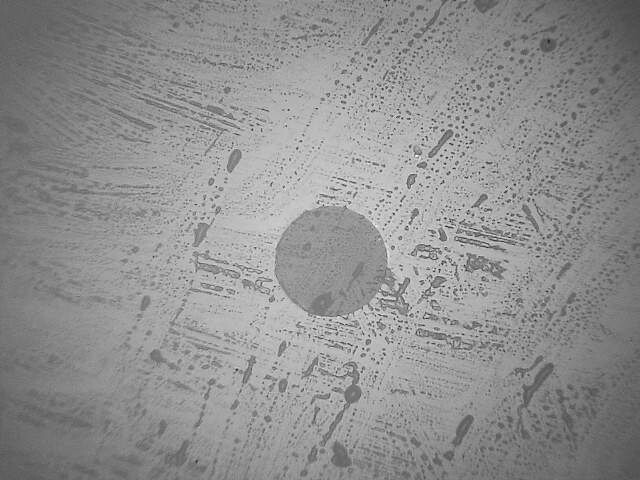
#> input picture a1.png, 640 x 480 px
$ python CannyTest_backup.py   (older library calls are emulated)
#> lines starting #> are read from the running program, lines starting #| are printed output that depends on the picture; after the words box and inside, x2 and y2 are one past the last pixel; in counts of white or black regions, pixels touching at a corner belong together; long printed decimals are rounded
#!/usr/bin/env python
# -*- coding: utf-8 -*-
# @Time    : 2018/5/22 10:50
# @Author  : zhuohf1
# @File    : CannyTest.py
import cv2
import numpy as np

src_img = cv2.imread('a1.png')
#> src_img is the input picture: shape (480, 640, 3); min 18, max 255, mean 143.7
dst_img = src_img.copy()
graySrc = cv2.cvtColor(src_img, cv2.COLOR_BGR2GRAY)

# 二值化
threshold = cv2.adaptiveThreshold(graySrc, 255, cv2.ADAPTIVE_THRESH_MEAN_C, cv2.THRESH_BINARY, 221, 2)
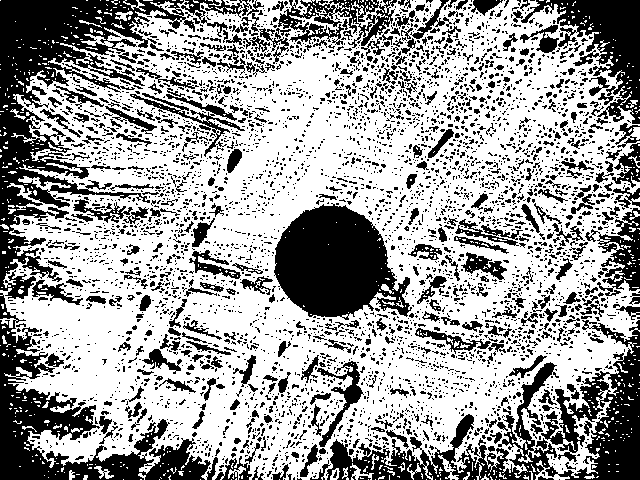
#> threshold: shape (480, 640); 62.8% white; 4558 black regions (4098 under 20 px)
image, contours, hierarchy = cv2.findContours(threshold, cv2.RETR_TREE, cv2.CHAIN_APPROX_SIMPLE)
#> contours = 6407 contours, 5597 with area under 20; largest, box (x1, y1, x2, y2) and area: (0, 0, 640, 480) 248380, (273, 203, 413, 318) 10970, (540, 370, 611, 454) 2139, (316, 360, 364, 448) 1089, (414, 327, 492, 355) 695
contours2 = [x for x in contours if cv2.contourArea(x) < 100000 and cv2.contourArea(x) > 5000]
#> contours2 = 1 contour; box (x1, y1, x2, y2) and area: (273, 203, 413, 318) 10970

copyImg = None
for contour in contours2:
    x, y, w, h = cv2.boundingRect(contour)
    print("rect={},{},{},{}".format(x, y, w, h))
    copyImg = graySrc[y - 5:y + h + 5, x - 5:x + w + 5]
#> this loop made 1 pass
#> (x, y, w, h) on pass 1: (273, 203, 140, 115)
#| rect=273,203,140,115
#> pass 1, `copyImg = graySrc[y - 5:y + h + 5, x - 5:x + w + 5]`:
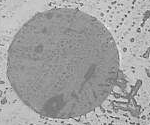
#> copyImg: shape (125, 150); min 50, max 242, mean 161.6

copyImg = cv2.medianBlur(copyImg,9)
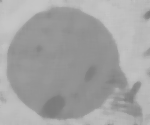
#> copyImg: shape (125, 150); min 123, max 199, mean 163.5
circles = cv2.HoughCircles(copyImg, cv2.HOUGH_GRADIENT,
                           dp=1.7,  # 1.5    2
                           minDist=480,  # 480
                           param1=100,  # 120
                           param2=52,  # 52
                           minRadius=48,  # 48
                           maxRadius=480)  # 480
#> circles = [[62.05, 63.75, 55.48]]

print("circles={}".format(circles))
#| circles=[[[62.050 63.75     55.48    ]]]
if circles is not None and len(circles) != 0:
    circles = np.uint16(np.around(circles))
#> circles = [[62, 64, 55]]
    # 画圆
    for i in circles[0, :]:
        # draw the outer circle
        cv2.circle(copyImg, (i[0], i[1]), i[2], (0, 255, 0), 2)
        # draw the center of the circle
        cv2.circle(copyImg, (i[0], i[1]), 2, (0, 0, 255), 3)
#> this loop made 1 pass
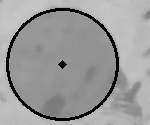
#> copyImg: shape (125, 150); 5.75% of pixels changed, all inside (x1, y1, x2, y2) = (6, 8, 119, 121)


cv2.imshow("canny", copyImg)
#cv2.imshow("Dst Img", dst_img)  # 显示处理后的函数
cv2.waitKey(0)
cv2.destroyAllWindows()

$ run again, with a2.png copied over a1.png
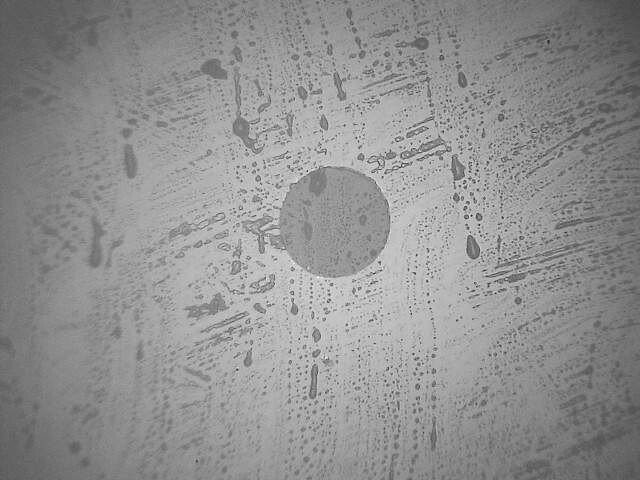
#> input picture a2.png, 640 x 480 px
#> src_img is the input picture: shape (480, 640, 3); min 37, max 255, mean 144.5
#> `threshold = cv2.adaptiveThreshold(graySrc, 255, cv2.ADAPTIVE_THRESH_ME..`:
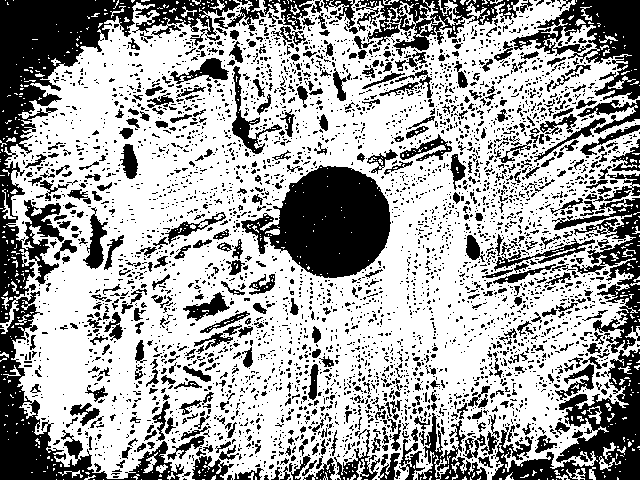
#> threshold: shape (480, 640); 64.6% white; 4163 black regions (3688 under 20 px)
#> contours = 5732 contours, 4924 with area under 20; largest, box (x1, y1, x2, y2) and area: (0, 0, 640, 480) 250886, (240, 164, 392, 279) 10866, (231, 65, 283, 155) 1034, (493, 237, 596, 272) 761, (82, 213, 109, 270) 718
#> contours2 = 1 contour; box (x1, y1, x2, y2) and area: (240, 164, 392, 279) 10866
#> the loop `for contour in contours2:` made 1 pass
#> (x, y, w, h) on pass 1: (240, 164, 152, 115)
#> (printed output is left out)
#> `circles = cv2.HoughCircles(copyImg, cv2.HOUGH_GRADIENT, dp=1.7,`: circles = [[99.45, 60.35, 55.65]]
#| circles=[[[99.450 60.350 55.65    ]]]
#> `circles = np.uint16(np.around(circles))`: circles = [[99, 60, 56]]
#> the loop `for i in circles[0, :]:` made 1 pass
#> after the loop `for i in circles[0, :]:`:
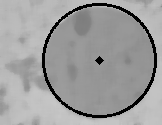
#> copyImg: shape (125, 162); min 0, max 200, mean 157.3
